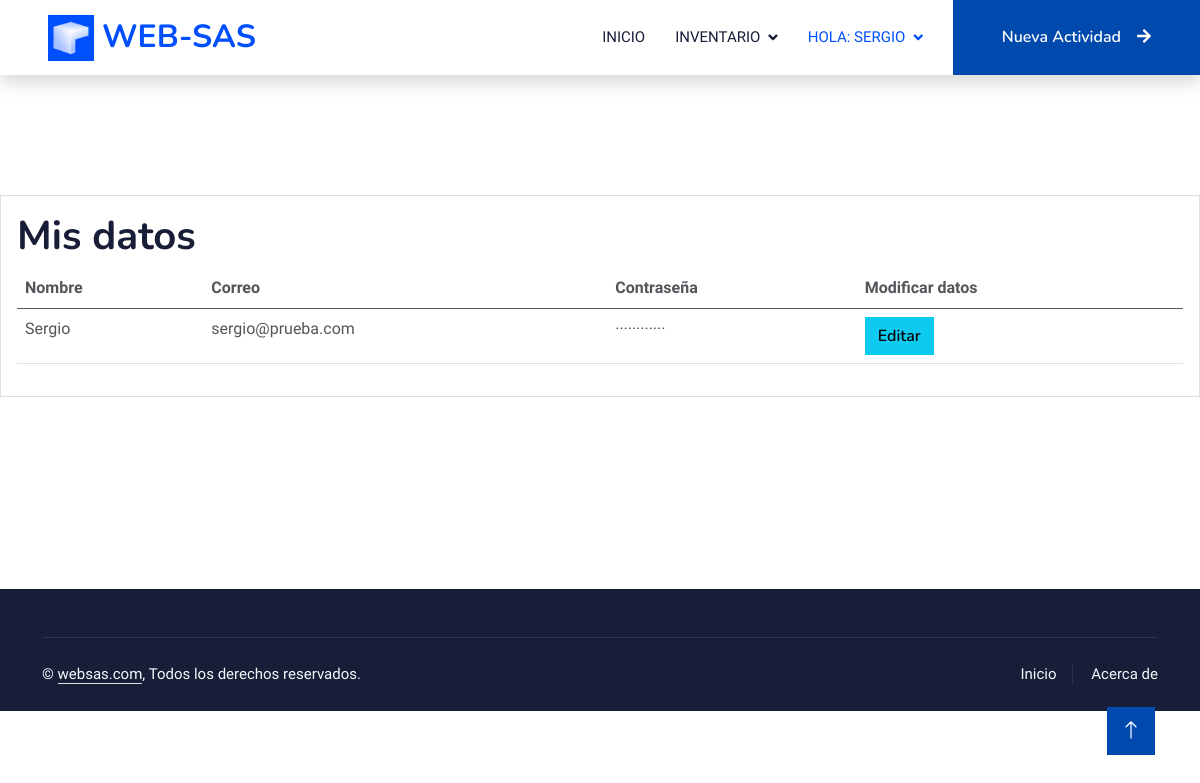
Page /my-account.php (signed in) on the committed database.
### tables this page shows
CREATE TABLE `users` (
  `id` int(11) NOT NULL,
  `email` varchar(200) NOT NULL,
  `name` varchar(20) NOT NULL,
  `password` varchar(200) NOT NULL
);

### my-account.php (the view, shortened to what this page needs)
<?php
  require 'database.php';
  if (isset($_SESSION['user_id'])) {
    $records = $conn->prepare('SELECT id, email, name, password FROM users WHERE id = :id');
    $records->bindParam(':id', $_SESSION['user_id']);
    $records->execute();
    $results = $records->fetch(PDO::FETCH_ASSOC);
    $user = null;
    if (count($results) > 0) {
      $user = $results;
    }
  }
?>
<!DOCTYPE html>
<html lang="en">
<head>
    <link href="https://cdnjs.cloudflare.com/ajax/libs/font-awesome/5.10.0/css/all.min.css" rel="stylesheet">
    <link href="https://cdn.jsdelivr.net/npm/bootstrap-icons@1.4.1/font/bootstrap-icons.css" rel="stylesheet">
    <link href="lib/animate/animate.min.css" rel="stylesheet">
    <link href="lib/owlcarousel/assets/owl.carousel.min.css" rel="stylesheet">
    <link href="css/bootstrap.min.css" rel="stylesheet">
    <link href="css/style.css" rel="stylesheet">
</head>
<body>
    <nav class="navbar navbar-expand-lg bg-white navbar-light shadow sticky-top p-0">
        <a href="pagina_principal.php" class="navbar-brand d-flex align-items-center px-4 px-lg-5">
            <img src="media/icono.ico" alt="" height="46">
            <h2 class="m-2 text-primary">WEB-SAS</h2>
        </a>
        <div class="collapse navbar-collapse" id="navbarCollapse">
            <div class="navbar-nav ms-auto p-4 p-lg-0">
                <a href="pagina_principal.php" class="nav-item nav-link">Inicio</a>
                <div class="nav-item dropdown">
                    <a href="#" class="nav-link dropdown-toggle" data-bs-toggle="dropdown">Inventario</a>
                </div>
                <div class="nav-item dropdown">
                    <?php if(!empty($user)): ?>
                        <a href="#" class="nav-link dropdown-toggle active" data-bs-toggle="dropdown"> Hola: <?= $user['name']; ?></a>
                    <?php else: ?>
                        <a href="login.php" class="nav-item nav-link ">Iniciar Sesión</a>
                    <?php endif; ?>
                </div>
            </div>
            <a href="#" class="btn btn-primary py-4 px-lg-5 d-none d-lg-block">Nueva Actividad<i class="fa fa-arrow-right ms-3"></i></a>
        </div>
    </nav>
    <br><br><br><br><br>
    <div class="card">
        <div class="card-body">
            <h1>Mis datos</h1>
            <table class="table">
                <thead>
                    <tr>
                        <th>Nombre</th>
                        <th>Correo</th>
                        <th>Contraseña</th>
                        <th>Modificar datos</th>
                    </tr>
                </thead>
                <tbody>
                    <tr >
                        <td> <?=$user['name'];?> </td>
                        <td> <?=$user['email'];?></td>
                        <td>············</td>
                        <td>
                            <a href="my-account-edit.php" class="btn btn-info"> Editar </a>
                        </td>
                    </tr>
                </tbody>
            </table>
        </div>
    </div>
    <br><br><br><br><br><br>
    <div class="container-fluid bg-dark text-light footer pt-5 mt-5 wow fadeIn" data-wow-delay="0.1s">
        <div class="container">
            <div class="copyright">
                <div class="row">
                    <div class="col-md-6 text-center text-md-start mb-3 mb-md-0">
                        &copy; <a class="border-bottom" href="#">websas.com</a>, Todos los derechos reservados.
                    </div>
                    <div class="col-md-6 text-center text-md-end">
                        <div class="footer-menu">
                            <a href="pagina_principal.php">Inicio</a>
                            <a href="acerca-de.php">Acerca de</a>
                        </div>
                    </div>
                </div>
            </div>
        </div>
    </div>
    <a href="#" class="btn btn-lg btn-primary btn-lg-square back-to-top"><i class="bi bi-arrow-up"></i></a>
</body>
</html>

### css/style.css (style rules this page uses)
:root { --primary: #004fff; --light: #F0FBFC; --dark: #181d38; }
.back-to-top { position: fixed; display: none; right: 45px; bottom: 45px; z-index: 99; }
.btn { font-family: 'Nunito', sans-serif; font-weight: 600; transition: .5s; }
.btn.btn-primary, .btn.btn-secondary { color: #FFFFFF; }
.btn-lg-square { width: 48px; height: 48px; }
.btn-square, .btn-sm-square, .btn-lg-square { padding: 0; display: flex; align-items: center; justify-content: center; font-weight: normal; border-radius: 0px; }
.navbar .dropdown-toggle::after { border: none; content: "\f107"; font-family: "Font Awesome 5 Free"; font-weight: 900; vertical-align: middle; margin-left: 8px; }
.navbar-light .navbar-nav .nav-link { margin-right: 30px; padding: 25px 0; color: #FFFFFF; font-size: 15px; text-transform: uppercase; outline: none; }
.navbar-light .navbar-nav .nav-link:hover, .navbar-light .navbar-nav .nav-link.active { color: var(--primary); }
.navbar-light .navbar-brand, .navbar-light a.btn { height: 75px; }
.navbar-light .navbar-nav .nav-link { color: var(--dark); font-weight: 500; }
.navbar-light.sticky-top { top: -100px; transition: .5s; }
.footer .copyright { padding: 25px 0; font-size: 15px; border-top: 1px solid rgba(256, 256, 256, .1); }
.footer .copyright a { color: var(--light); }
.footer .footer-menu a { margin-right: 15px; padding-right: 15px; border-right: 1px solid rgba(255, 255, 255, .1); }
.footer .footer-menu a:last-child { margin-right: 0; padding-right: 0; border-right: none; }

### rows in the picture
users: name "SERGIO", name "Sergio", email "sergio@prueba.com"
